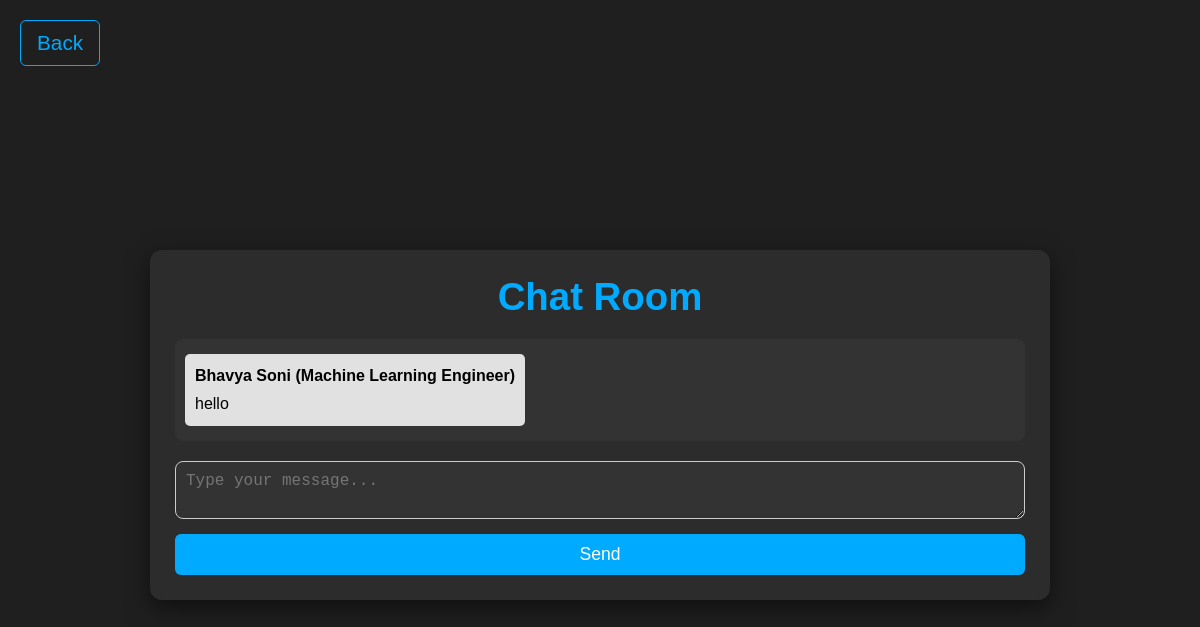
/chatroom, run on an earlier commit of the app's database.
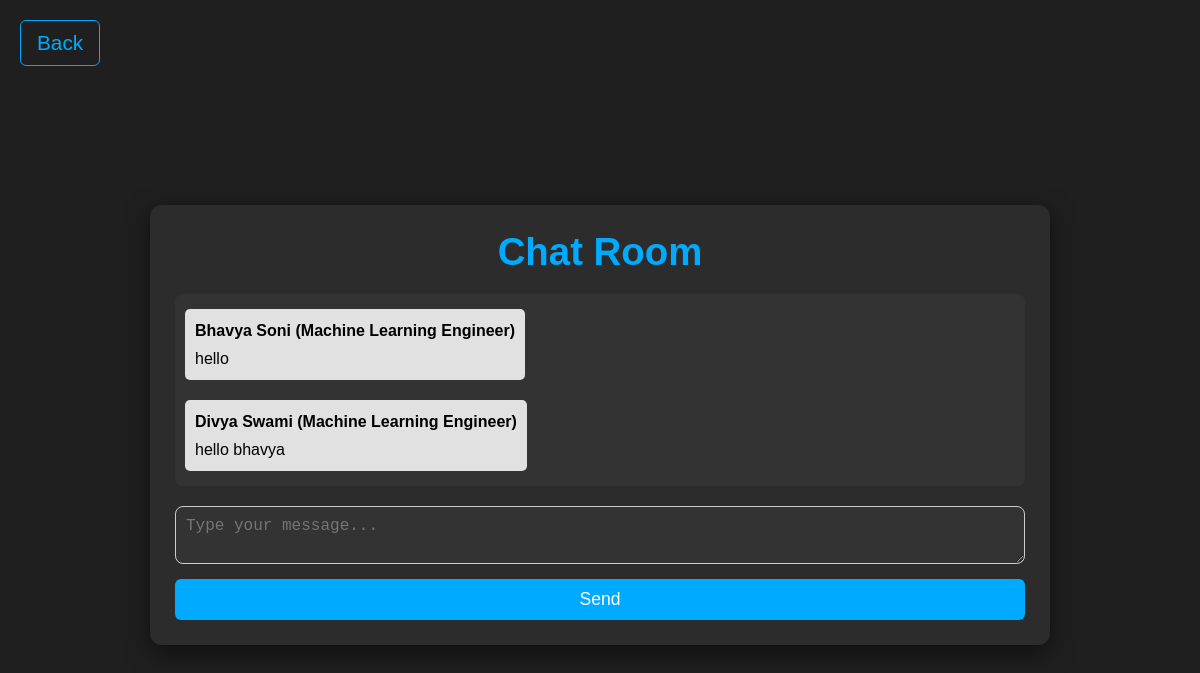
And on a later commit of the database.
### app.py (models this page shows, shortened)
class Chats(db.Model):
    id = db.Column(db.Integer, primary_key=True, autoincrement=True)
    name = db.Column(db.String, nullable=False)
    email = db.Column(db.String, nullable=False)
    message = db.Column(db.String, nullable=False)
    course = db.Column(db.String, nullable=False)

### app.py (the view)
@app.route('/chatroom', methods=['GET', 'POST'])
def chatroom():
    if request.method == "POST":
        user = User.query.filter(User.email == session['user_email']).first()
        new_message = Chats(
            email=session['user_email'],
            name=user.name,
            course=user.path,
            message=request.form['message']
        )
        try:
            db.session.add(new_message)
            user.score += 10
            db.session.commit()
            return redirect('/chatroom')
        except:
            "Failed to update"
    else:
        messages = Chats.query.order_by(Chats.id).all()
        return render_template('chatroom.html', messages=messages)

### templates/chatroom.html (shortened to what this page needs)
{% extends "base.html" %}
{% block head %}
<link rel="stylesheet" href="{{ url_for('static', filename='style_chatroom.css') }}">
{% endblock %}
{% block body %}
<a href="/" class="back-button">Back</a>
<div class="chatroom-container">
    <div class="chat-header">
        <h1>Chat Room</h1>
    </div>
    <div class="messages-container">
        {% for message in messages %}
        <div class="message {% if message.email == session['user_email'] %}user-message{% else %}other-message{% endif %}">
            <div class="message-header">
                <strong>{{ message.name }}</strong> ({{ message.course }})
            </div>
            <div class="message-content">
                {{ message.message }}
            </div>
        </div>
        {% endfor %}
    </div>
    <form method="POST" action="/chatroom" class="message-form" id="message-form">
        <textarea name="message" placeholder="Type your message..." id="message-input" required></textarea>
        <button type="submit" id="send-button">Send</button>
    </form>
</div>
{% endblock %}

### templates/base.html (shortened to what this page needs)
<!DOCTYPE html>
<html lang="en">
<head>
    {% block head %}{% endblock %}
</head>
<body>
    {% block body %}{% endblock %}
</body>
</html>

### static/style_chatroom.css (style rules this page uses)
* { margin: 0; padding: 0; box-sizing: border-box; }
body { font-family: 'Arial', sans-serif; background-color: #1f1f1f; color: #f1f1f1; display: flex; flex-direction: column; justify-content: center; align-items: center; min-height: 100vh; padding-top: 20px; }
.back-button { position: absolute; top: 20px; left: 20px; color: #00aaff; font-size: 1.3rem; text-decoration: none; padding: 10px 16px; border: 1px solid #00aaff; border-radius: 6px; background-color: transparent; transition: background-color 0.3s, color 0.3s, transform 0.2s; z-index: 10; }
.chatroom-container { width: 90%; max-width: 900px; background-color: #2c2c2c; border-radius: 12px; box-shadow: 0 8px 25px rgba(0, 0, 0, 0.5); padding: 25px; margin-top: 80px; margin-bottom: 50px; display: flex; flex-direction: column; height: 75%; }
.chat-header h1 { color: #00aaff; font-size: 2.4rem; font-weight: 700; margin-bottom: 20px; text-align: center; }
.messages-container { flex-grow: 1; overflow-y: auto; padding: 10px; margin-bottom: 20px; background-color: #333; border-radius: 8px; max-height: 300px; }
.message { margin-bottom: 15px; padding: 10px; border-radius: 8px; font-size: 1rem; line-height: 1.5; }
.other-message { background-color: #444; color: rgb(0, 0, 0); align-self: flex-start; }
.message-header { font-weight: bold; margin-bottom: 5px; }
.message-content { font-size: 1rem; line-height: 1.4; }
.message-form { display: flex; flex-direction: column; }
#message-input { width: 100%; padding: 10px; border-radius: 8px; border: 1px solid #ccc; background-color: #333; color: white; font-size: 1rem; margin-bottom: 15px; }
#send-button { padding: 10px 20px; background-color: #00aaff; color: white; border: none; border-radius: 6px; font-size: 1.1rem; cursor: pointer; transition: background-color 0.3s, transform 0.2s; width: 100%; }
.messages-container { display: flex; flex-direction: column; gap: 10px; padding: 10px; overflow-y: auto; }
.message { max-width: 70%; padding: 10px; border-radius: 5px; background-color: #f1f1f1; margin: 5px 0; word-wrap: break-word; }
.other-message { align-self: flex-start; background-color: #e1e1e1; }

What changed in the data, as far as the page shows it:
added Chats: name "Divya Swami", course "Machine Learning Engineer", message "hello bhavya"
